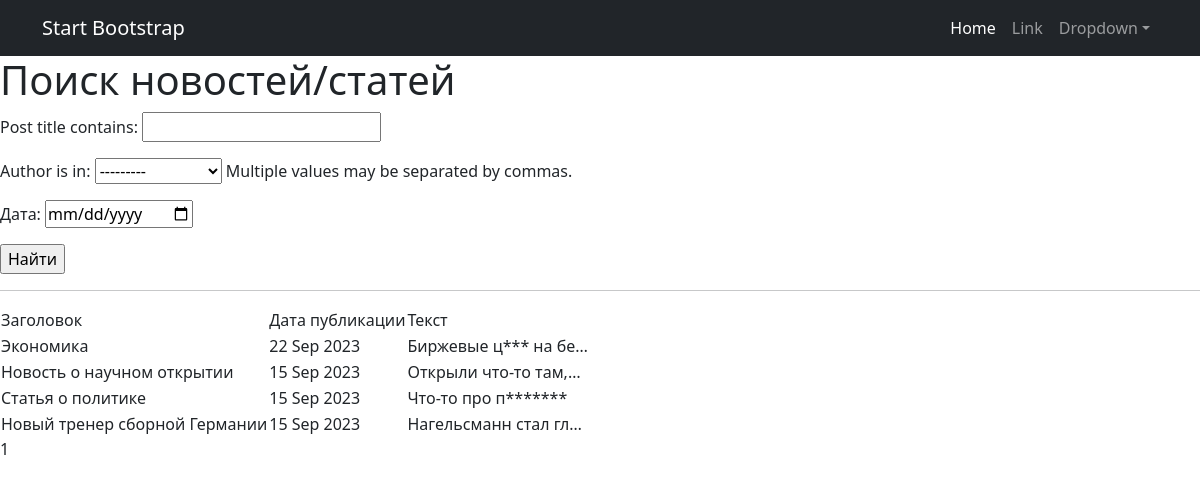
The app's page /news/search/ with its own data.
### news/models.py (models this page shows, shortened)
class Post(models.Model):
    objects = None
    author = models.ForeignKey(Author, on_delete=models.CASCADE)
    categoryChoice = models.CharField(max_length=30, choices=Category_Choices, default=article)
    post_time_in = models.DateTimeField(auto_now_add=True)
    postCategory = models.ManyToManyField(Category, through='PostCategory')
    post_title = models.CharField(max_length=255)
    post_text = models.TextField()
    rating = models.SmallIntegerField(default=0)

### news/views.py (the view)
# urls.py: path('search/', PostSearch.as_view(), name='post_search'),
class PostSearch(ListView):
    model = Post
    ordering = '-post_time_in'
    template_name = 'post_search.html'
    context_object_name = 'post_search'
    paginate_by = 10
    def get_queryset(self):
        queryset = super().get_queryset()
        self.filterset = PostFilter(self.request.GET, queryset)
        return self.filterset.qs
    def get_context_data(self, **kwargs):
        context = super().get_context_data(**kwargs)
        context['filterset'] = self.filterset
        return context

### news/models.py (called while the page is built)
    def __str__(self):
        return f"{self.user}"

### news/templatetags/custom_filters.py (called while the page is built)
@register.filter()
def censor(text):
    new_content = text
    for i in BADWORDS:
        new_content = new_content.replace(i, i[:1]+'*'*(len(i)-1))
    return new_content

### templates/post_search.html (shortened to what this page needs)
{% extends 'flatpages/default.html' %}
{% load custom_filters %}
{% block content %}
    <h1>Поиск новостей/статей</h1>
    <form action="" method="get">
        {{ filterset.form.as_p }}
        <input type="submit" value="Найти" />
    </form>
    <hr>
    {% if post_search %}
        <table>
            <tr>
                <td>Заголовок</td>
                <td>Дата публикации</td>
                <td>Текст</td>
            </tr>
            {% for post_detail in post_search %}
            <tr>
                <td>{{ post_detail.post_title|censor }}</td>
                <td>{{ post_detail.post_time_in|date:'d M Y' }}</td>
                <td>{{ post_detail.post_text|truncatechars:20|censor }}</td>
            </tr>
            {% endfor %}
        </table>
    {% else %}
        <h2>Новостей нет!</h2>
    {% endif %}
   {{ page_obj.number }}
{% endblock content %}

### templates/flatpages/default.html (shortened to what this page needs)
<!DOCTYPE html>
<html lang="en">
    <head>
        {% load static %}
        <link href="{% static 'css/styles.css' %}" rel="stylesheet" />
    </head>
    <body>
        <nav class="navbar navbar-expand-lg navbar-dark bg-dark">
            <div class="container">
                <a class="navbar-brand" href="#">Start Bootstrap</a>
                <div class="collapse navbar-collapse" id="navbarSupportedContent">
                    <ul class="navbar-nav ms-auto mb-2 mb-lg-0">
                        <li class="nav-item"><a class="nav-link active" aria-current="page" href="#">Home</a></li>
                        <li class="nav-item"><a class="nav-link" href="#">Link</a></li>
                        <li class="nav-item dropdown">
                            <a class="nav-link dropdown-toggle" id="navbarDropdown" href="#" role="button" data-bs-toggle="dropdown" aria-expanded="false">Dropdown</a>
                        </li>
                    </ul>
                </div>
            </div>
        </nav>
        {% block content %}{% endblock content %}
    </body>
</html>

### records on screen
Post: post_title|censor "Экономика", post_time_in "22 Sep 2023", post_text|censor "Биржевые ц*** на бе…"
Post: post_title|censor "Новость о научном открытии", post_time_in "15 Sep 2023", post_text|censor "Открыли что-то там,…"
Post: post_title|censor "Статья о политике", post_time_in "15 Sep 2023", post_text|censor "Что-то про п*******"
Post: post_title|censor "Новый тренер сборной Германии", post_time_in "15 Sep 2023", post_text|censor "Нагельсманн стал гл…"

### other values on screen
{{ page_obj.number }} "1"
